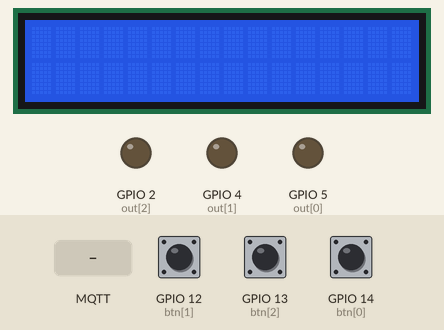
A sketch run on a simulated ESP8266 (NodeMCU). Parts: 16×2 character LCD, output pins drawn as LEDs (lit = HIGH). The test bench sets the inputs (shaded band); at power-on: GPIO 12 (btn[1]) HIGH, GPIO 13 (btn[2]) HIGH, GPIO 14 (btn[0]) HIGH. WiFi joins after 1.5 s; servers stay silent unless stated; no MQTT or app messages arrive unless stated; what the sketch prints to the serial monitor is not drawn.

Above: at 2.7 s.
2.8 s: MQTT message "200" arrives on the third subscribed topic
At 4.7 s:
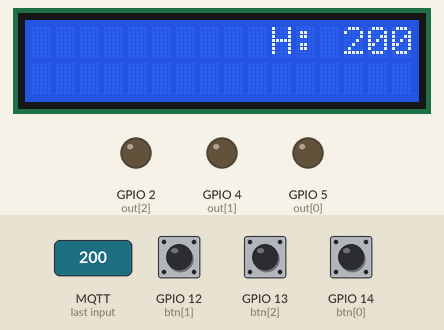
5.3 s: MQTT message "0" arrives on the first subscribed topic
At 5.9 s:
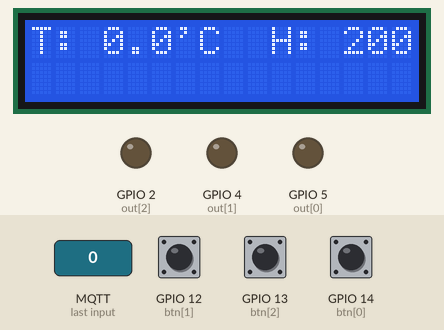
6.8 s: MQTT message "0" arrives on the second subscribed topic
At 8.0 s:
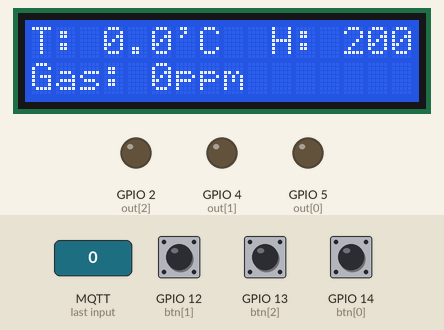
8.3 s: MQTT message "0" arrives on the third subscribed topic
At 9.3 s:
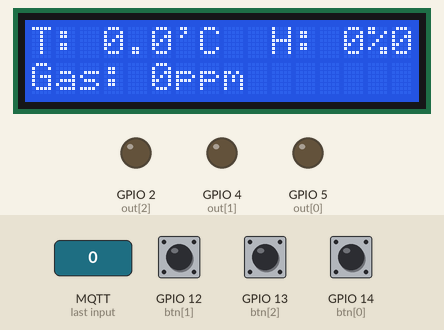
9.8 s: GPIO 12 (btn[1]) pulled LOW for 0.15 s
At 10.2 s:
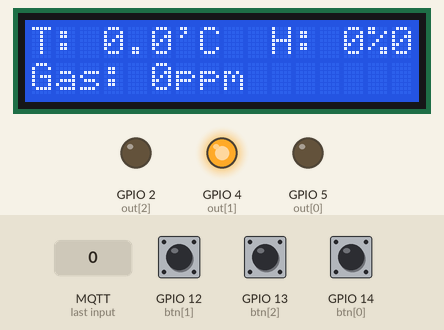
11.4 s: GPIO 13 (btn[2]) pulled LOW for 0.15 s
At 12.6 s:
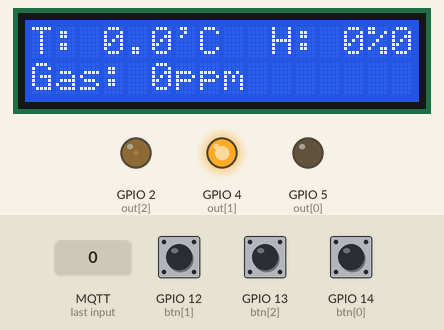
Timing chart, 0 to 14.0 s (numbered marks = the images above; inputs shaded):
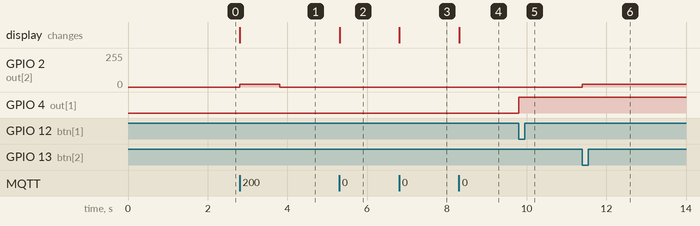

The sketch:

MQTT_Sub.ino
```cpp
#ifdef ESP8266
#include <ESP8266WiFi.h> /* WiFi library for ESP8266 */
#else
#include <WiFi.h> /* WiFi library for ESP32 */
#endif
#include <Wire.h>
#include <PubSubClient.h>
#include <LiquidCrystal_I2C.h>

#define wifi_ssid "IoT LAB"
#define wifi_password "kvt1ptit"
#define mqtt_server "192.168.1.13"

#define humidity_topic "sensor/DHT11/humidity"
#define temperature_topic "sensor/DHT11/temperature"
#define gas_topic "sensor/MQ-2/gas"

WiFiClient espClient;
PubSubClient client(espClient);

LiquidCrystal_I2C lcd(0x27, 16, 2); // Set the LCD I2C address and size

const int out[3] = {5,4, 2};
const int btn[3] = {14,12, 13};
unsigned long timeDelay = millis();

bool buzzerState = false; // Trạng thái hiện tại của còi Buzzer

void setup_wifi() {
  delay(10);
  Serial.println();
  Serial.print("Connecting to ");
  Serial.println(wifi_ssid);

  WiFi.begin(wifi_ssid, wifi_password);

  while (WiFi.status() != WL_CONNECTED) {
    delay(500);
    Serial.print(".");
  }

  Serial.println("");
  Serial.println("WiFi connected");
  Serial.println("IP address: ");
  Serial.println(WiFi.localIP());
}

void reconnect() {
  while (!client.connected()) {
    Serial.print("Attempting MQTT connection...");

    if (client.connect("ESP8266Sub")) {
      Serial.println("connected");
      client.subscribe(temperature_topic);
      client.subscribe(gas_topic);
      client.subscribe(humidity_topic);
    } else {
      Serial.print("failed, rc=");
      Serial.print(client.state());
      Serial.println(" try again in 5 seconds");
      delay(5000);
    }
  }
}

void callback(char* topic, byte* payload, unsigned int length) {
  // Convert byte array to string
  String message = "";
  for (int i = 0; i < length; i++) {
    message += (char)payload[i];
  }

  // Check the topic and display the message accordingly
  if (strcmp(topic, temperature_topic) == 0) {
    lcd.setCursor(0, 0); // Set cursor to the second row
    lcd.print("T: ");
    lcd.print(message.toFloat(), 1);
    lcd.print("'C");
  } else if (strcmp(topic, humidity_topic) == 0) {
    lcd.setCursor(9, 0); // Set cursor to the second row, column 10
    lcd.print(" H: ");
    lcd.print(message.toInt());
    lcd.print("%");
    if(message.toInt() > 90){
      analogWrite(out[2], 20); // Setting pin to high
      delay(1000);
      analogWrite(out[2], 0); // Setting pin to low
      delay(1000);
    }
  } else if (strcmp(topic, gas_topic) == 0) {
    lcd.setCursor(0, 1); // Set cursor to the first row
    lcd.print("Gas: ");
    lcd.print(message);
    lcd.print("ppm");
  }
}

ICACHE_RAM_ATTR void handleBtn(){
  if(millis()-timeDelay>500){
    for(int i=0;i<2;i++){
      if(digitalRead(btn[i])==LOW){
        digitalWrite(out[i],!digitalRead(out[i]));
      }
    }
    if (digitalRead(btn[2]) == LOW) { // If button is pressed
      // Toggle buzzer state
      buzzerState = !buzzerState;
      if (buzzerState) {
        // Turn on buzzer
        analogWrite(out[2], 20); // Setting pin to high
      } else {
        // Turn off buzzer
        analogWrite(out[2], 0); // Setting pin to low
      }
      timeDelay = millis(); // Remember the time of the last button press
    }
    timeDelay=millis();
  }
}

void setup() {
  Serial.begin(9600);
  lcd.init();
  lcd.backlight();

  setup_wifi();
  client.setServer(mqtt_server, 1883);
  client.setCallback(callback);

  for(int i=0; i<3;i++){
    pinMode(out[i],OUTPUT);
    pinMode(btn[i],INPUT_PULLUP);
    attachInterrupt(btn[i],handleBtn,FALLING);
  }
}

unsigned long timeUpdata=millis();

void loop() {
  if (!client.connected()) {
    reconnect();
  }
  client.loop();
}
```

Measured:
- after the input at 2.8 s, GPIO 2 (out[2]): 0/255 → 20/255 at once, → 0/255 1.0 s later; the display: changes at once (image 1)
- after the input at 5.3 s, the display: changes at once (image 2)
- after the input at 6.8 s, the display: changes at once (image 3)
- after the input at 8.3 s, the display: changes at once (image 4)
- after the input at 9.8 s, GPIO 4 (out[1]): LOW → HIGH at once
- after the input at 11.4 s, GPIO 2 (out[2]): 0/255 → 20/255 at once
